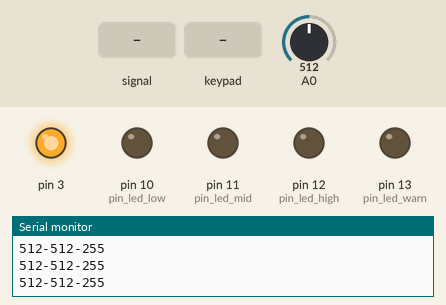
Simulated run of this sketch. Board: Arduino Uno, built with avr-gcc and run on an emulated ATmega328P. Parts: output pins drawn as LEDs (lit = HIGH), the last lines printed to the serial monitor. Wiring (inferred from the names in the program): 2×4 keypad with keys 1 2 3 4 5 6 7 8 (labels assumed): rows pin 8, pin 9; columns pin 4, pin 5, pin 6, pin 7. Dashed ring = blinking. Inputs (shaded band) come from the test bench; at power-on: A0 = 512. Pins used as bus, display or sensor lines are not drawn.

Above: at 1.2 s.
1.3 s: A0 fed a 200 Hz sine of ±460 counts around its level
At 1.45 s:
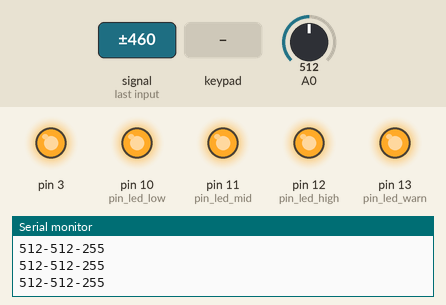
4.3 s: A0 set to 716
At 4.48 s:
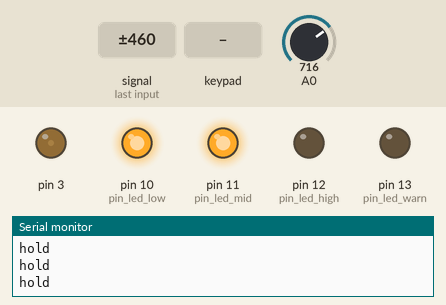
6.1 s: key '1' pressed
At 6.7 s:
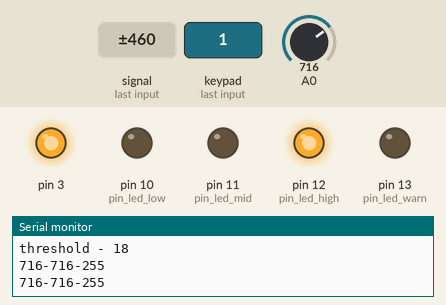
8.3 s: A0 fed a 1000 Hz sine of ±255 counts around its level
At 9.0 s:
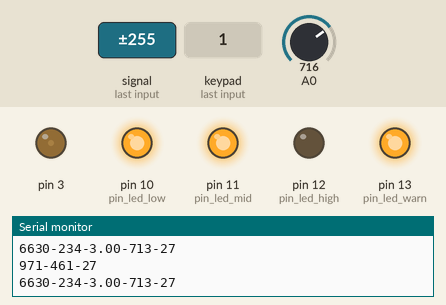
10.0 s: A0 fed a 2 Hz sine of ±306 counts around its level
At 10.54 s:
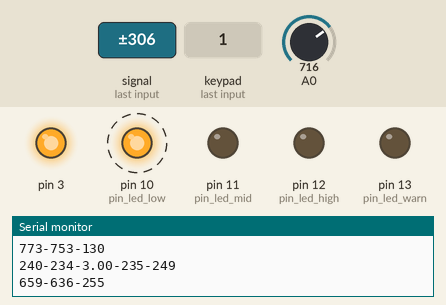
Timing chart, 0 to 14.0 s (numbered marks = the images above; inputs shaded):
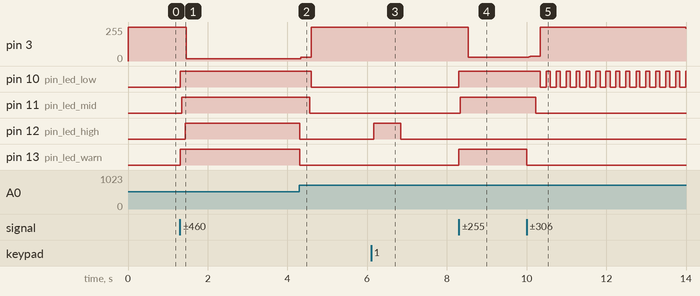

The sketch:

compressor.ino
```cpp
// (licence header left out)
//// main compressor parameters. Adjust these to your needs. ////
int attack_f = 10;  // attack period (how soon the compressor will start attenuating loud signals) given in measurement frame
                    // units (see window_ms). Default setting corresponds to 50ms. Max buf_len / 2. Min 4.
int release_f = 40; // release period (how soon the compressor will soften attenuation after signals have become more silent),
                    // given in measurement frame units. Default setting corresponds to 200ms; Max buf_len.
                    // Does not have an effect if <= attack_f
int threshold = 18; // minimum signal amplitude before the compressor will kick in. Each unit corresponds to roughly 5mV
                    // peak-to-peak.
float ratio = 3.0;  // dampening applied to signals exceeding the threshold. n corresponds to limiting the signal to a level of
                    // threshold level plus 1/3 of the level in excess of the threshold (if possible: see duty_min, below)
                    // 1(min) = no attenuation; 20(max), essentially limit to threshold, aggressively
const float max_transition_rate = 1.11; // although the moving averages for attack and release will result in smooth transitions
                    // of the compression rate in most regular cases sudden signal spikes can result in abrupt transitions, introducing
                    // additional artefacts. This limits the maximum speed of the transition to +/- 11% of current value.

//// Some further constants that you will probably not have to tweak ////
#define DEBUG 1           // serial communication appears to introduce audible noise ("ticks"), thus debugging is diabled by default
const int window_ms = 5;  // milliseconds per measurement window. A narrow window will allow finer control over attack and release,
                    // but it will also cripple detection of low frequency amplitudes. Probably you don't want to change this.
const int buf_len = 100;  // size of buffer. attack_f and release_f cannot exceed this.
const int duty_min = 10;  // ceiling value for attenuation (lower values = more attenuation, 0 = off, 255 = no attenuation)
                    // beyond a certain value further attenuation is just too coarse grained for good results. Ideally, this
                    // value is never reached, but might be for aggressive dampening ratio and low thresholds.
const int duty_warn = 2 * duty_min;  // See above. At attenuation beyond this (i.e. smaller numbers), warning LED will flash.
                    // Reaching this point on occasion is quite benign. Reaching this point much of the time means too strong
                    // signal, too low threshold setting, or too aggressive inv_ratio.
const int signal_warn = 300;  // A warning LED will flash for signals exceeding this amplitude (5mv per unit, peak-to-peak) as
                    // it is probably (almost) too much for the circuit too handle (default value corresponds to about +-750mV
                    // in order to stay below the .8V typical 2N7000 body diode forward voltage, as well as below
                    // the 1.7V signal swing (centered at 3.3V) that the Arduino can handle).

//// Adjustable pin assignments
const int pin_led_warn = 13;
const int pin_led_high = 12;
const int pin_led_mid = 11;
const int pin_led_low = 10;

const int pin_attack = 4;
const int pin_release = 5;
const int pin_threshold = 6;
const int pin_ratio = 7;
const int pin_control_plus = 8;
const int pin_control_minus = 9;

//// working variables ////
volatile int cmin = 1024; // minimum amplitude found in current measurement window
volatile int cmax = 0;    // maximum amplitude found in current measurement window
int buf[buf_len];         // ring buffer for moving averages / sums
int pos = 0;              // current buffer position
int attack_mova = 0;      // moving average (actually sum) of amplitudes over past attack period
int release_mova = 0;     // moving average (actually sum) of amplitudes over past release period
int32_t now = 0;          // start time of current loop
int32_t last = 0;         // time of last loop
int duty = 255;           // current PWM duty cycle for attenuator switch(es) (0: hard off, 255: no attenuation)
byte display_hold = 0;
float invratio = 1 / ratio;  // inverse of ratio. Saves some floating point divisions

#if DEBUG
int it = 0;
#endif

/*** Handle new analog readings as they become available. This simply records the highest and lowest voltages seen in the current
     measurement window. All real (and more computation-heavy) handling is done inside loop(). ***/
ISR(ADC_vect) {
  int aval = ADCL;    // store lower byte ADC
  aval += ADCH << 8;  // store higher byte ADC
  if (aval < cmin) cmin = aval;
  if (aval > cmax) cmax = aval;
}

void setup() {
  for (int i = 0; i < buf_len; ++i) {  // clear buffer
    buf[i] = 0;
  }
#if DEBUG
  Serial.begin(9600);
#endif

  // start fast pwm with no prescaler (~62kHz) on pin 3, controlling the attenuator switch(es)
  pinMode(3, OUTPUT);
  TCCR2A = _BV(COM2B1) | _BV(WGM21) | _BV(WGM20);
  TCCR2B = _BV(CS20);      // Prescale factor 1
  OCR2B = 255;             // 100% duty cycle, initially

  // setup fast continuous analog input sampling. Kudos go to https://meettechniek.info/embedded/arduino-analog.html
  // whenever a new reading is available, the routine defined by ISR(ADC_vect) is called.
  DIDR0 = 0x3F;            // digital input buffers disabled on all analog pins
  ADMUX = 0b01000000;      // measuring on ADC0, use 5v reference
  ADCSRA = 0xAC;           // AD-converter on, interrupt enabled, prescaler = 16  --> around 77k samples per second
  ADCSRB = 0x40;           // AD channels MUX on, free running mode
  bitWrite(ADCSRA, 6, 1);  // Start the conversion by setting bit 6 (=ADSC) in ADCSRA
  sei();                   // set interrupt flag

  last = millis();

  // status display
  pinMode(pin_led_low, OUTPUT);
  pinMode(pin_led_mid, OUTPUT);
  pinMode(pin_led_high, OUTPUT);
  pinMode(pin_led_warn, OUTPUT);

  // control buttons. Set up for attaching an 4*2 (or larger) button matrix
  pinMode(pin_control_plus, OUTPUT);
  pinMode(pin_control_minus, OUTPUT);
  pinMode(pin_attack, INPUT_PULLUP);
  pinMode(pin_release, INPUT_PULLUP);
  pinMode(pin_threshold, INPUT_PULLUP);
  pinMode(pin_ratio, INPUT_PULLUP);
}

void loop() {
  now = millis();
  if (now < last || now - last > window_ms) {  // measurment window elapsed (or timer overflow)
    last = now;
  } else return;

#if DEBUG
  if (++it == 40) {
    it = 0;
    Serial.print(cmax);
    Serial.print("-");
    Serial.print(cmin);
    Serial.print("-");
    Serial.println(duty);
  }
#endif

  // get amplitude in current meausrement window, and set up next window
  if (++pos >= buf_len) pos = 0;
  int val = cmax - cmin;
  if (val < 0) val = 0;
  cmax = 0;
  cmin = 1024;

  // update the two moving averages (sums)
  int old_pos = pos - attack_f;
  if (old_pos < 0) old_pos += buf_len;
  attack_mova += val - buf[old_pos];
  old_pos = pos - release_f;
  if (old_pos < 0) old_pos += buf_len;
  release_mova += val - buf[old_pos];

  // store new value in ring buffer
  buf[pos] = val;

  // calculate new attenuation settings
  // first caculate based on attack period
  const int attack_threshold = threshold * attack_f;
  int attack_duty = 255;
  if (attack_mova > attack_threshold) {
    const int target_level = attack_threshold * pow ((float) attack_mova / attack_threshold, invratio);
// Instead of the logrithmic volume calculation above, the faster linear one below seems too yield
// acceptable results, too. Hoever, the Arduino is fast enough, so we do the "real" thing.
//   const int target_level = (attack_mova - attack_threshold) / ratio + attack_threshold;
    attack_duty = (255 * (int32_t) target_level) / attack_mova;
#if DEBUG
  if (it == 0) {
    Serial.print(attack_mova);
    Serial.print("-");
    Serial.print(attack_threshold);
    Serial.print("-");
    Serial.print(ratio);
    Serial.print("-");
    Serial.print(target_level);
    Serial.print("-");
    Serial.println(attack_duty);
  }
#endif
  }
  // if the new duty setting is _below_ the current, based on attack period, check release window to see, if
  // the time has come to release attenuation, yet:
  if (attack_duty < duty) duty = max (attack_duty, duty / max_transition_rate);
  else {
    int release_duty = 255;
    const int release_threshold = threshold * release_f;
    if (release_mova > release_threshold) {
      const int target_level = release_threshold * pow ((float) release_mova / release_threshold, invratio);
      release_duty = (255 * (int32_t) target_level) / release_mova;
    } else {
      release_duty = 255;
    }
    if (release_duty >= duty) duty = min (release_duty, duty * max_transition_rate);
#if DEBUG
    else {
      Serial.println("hold");
    }
#endif
  }

  OCR2B = duty; // enable the new duty cycle

  if ((display_hold < 90) && handleControls()) { // check state of control buttons. If any was pressed, the status LEDs shall not be
                        // updated for the next half second (they will indicate control status, instead)
    display_hold = 100;
    invratio = 1 / ratio;
#if DEBUG
    Serial.print("threshold - ");
    Serial.println(threshold);
#endif
  }
  if (display_hold) {
    --display_hold;
  } else {
    indicateLevels(val, duty);
  }
}

// query matrix of control buttons and handle any presses. Returns true, if something was changed.
bool handleControls () {
  digitalWrite(pin_control_plus, LOW);
  digitalWrite(pin_control_minus, HIGH);
  if (!digitalRead(pin_attack)) {
    attack_f = min(buf_len/2, attack_f + 1);
    indicateControls(attack_f, 4, buf_len / 2);
    return true;
  }
  if (!digitalRead(pin_release)) {
    release_f = min(buf_len, release_f + 2);
    indicateControls(release_f, 4, buf_len);
    return true;
  }
  if (!digitalRead(pin_threshold)) {
    threshold = min(signal_warn / 2, max(threshold+1, (int) threshold*1.05));
    indicateControls(threshold, 12, signal_warn / 2);
    return true;
  }
  if (!digitalRead(pin_ratio)) {
    ratio = min(20, max (ratio + .1, ratio * 1.05));
    indicateControls(ratio*100, 100, 2000);
    return true;
  }
  digitalWrite(pin_control_minus, LOW);
  digitalWrite(pin_control_plus, HIGH);
  if (!digitalRead(pin_attack)) {
    attack_f = max(4, attack_f-1);
    indicateControls(attack_f, 4, buf_len / 2);
    return true;
  }
  if (!digitalRead(pin_release)) {
    release_f = max(4, release_f - 2);
    indicateControls(release_f, 4, buf_len);
    return true;
  }
  if (!digitalRead(pin_threshold)) {
    threshold = max(12, min(threshold-1, (int) threshold/1.05));
    indicateControls(threshold, 12, signal_warn / 2);
    return true;
  }
  if (!digitalRead(pin_ratio)) {
    ratio = max(1, min (ratio - .1, ratio / 1.05));
    indicateControls(ratio*100, 100, 2000);
    return true;
  }
  return false;
}

void indicateControls (int value, int minv, int maxv) {
  digitalWrite(pin_led_warn, (value <= minv) || (value >= maxv)); // Use warning LED to signal either end of scale reached
  // NOTE: Intentionally "reversing" the LED scale, here, to make it easier to differentiate from signal level indication
  float rate = (float) value / (maxv-minv);
  digitalWrite(pin_led_high, rate > .25);
  digitalWrite(pin_led_mid, rate > .5);
  digitalWrite(pin_led_low, rate > .75);
}

void indicateLevels (int rawval, int cduty) {
  digitalWrite (pin_led_warn, rawval >= signal_warn);
  digitalWrite (pin_led_high, cduty <= duty_warn);
  digitalWrite (pin_led_mid, cduty < 128);
  digitalWrite (pin_led_low, cduty != 255);
}
```

Measured:
- after the input at 1.3 s, pin 3: 255/255 → 18/255 after 0.16 s; pin 10 (pin_led_low), pin 11 (pin_led_mid), pin 13 (pin_led_warn): LOW → HIGH at once; pin 12 (pin_led_high): LOW → HIGH after 0.14 s
- after the input at 4.3 s, pin 3: 18/255 → 27/255 at once, → 255/255 0.27 s later; pin 10 (pin_led_low): HIGH → LOW after 0.30 s; pin 11 (pin_led_mid): HIGH → LOW after 0.25 s; pin 12 (pin_led_high), pin 13 (pin_led_warn): HIGH → LOW at once
- after the input at 6.1 s, pin 12 (pin_led_high): LOW → HIGH after 0.07 s, → LOW 0.68 s later
- after the input at 8.3 s, pin 3: 255/255 → 27/255 after 0.24 s; pin 10 (pin_led_low), pin 11 (pin_led_mid), pin 13 (pin_led_warn): LOW → HIGH at once
- after the input at 10.0 s, pin 3: 27/255 → 37/255 at once, → 255/255 0.33 s later, → 245/255 3.7 s later; pin 10 (pin_led_low): alternates HIGH for 0.10 s and LOW for 0.15 s, starting after 0.34 s; pin 11 (pin_led_mid): HIGH → LOW after 0.24 s; pin 13 (pin_led_warn): HIGH → LOW at once
